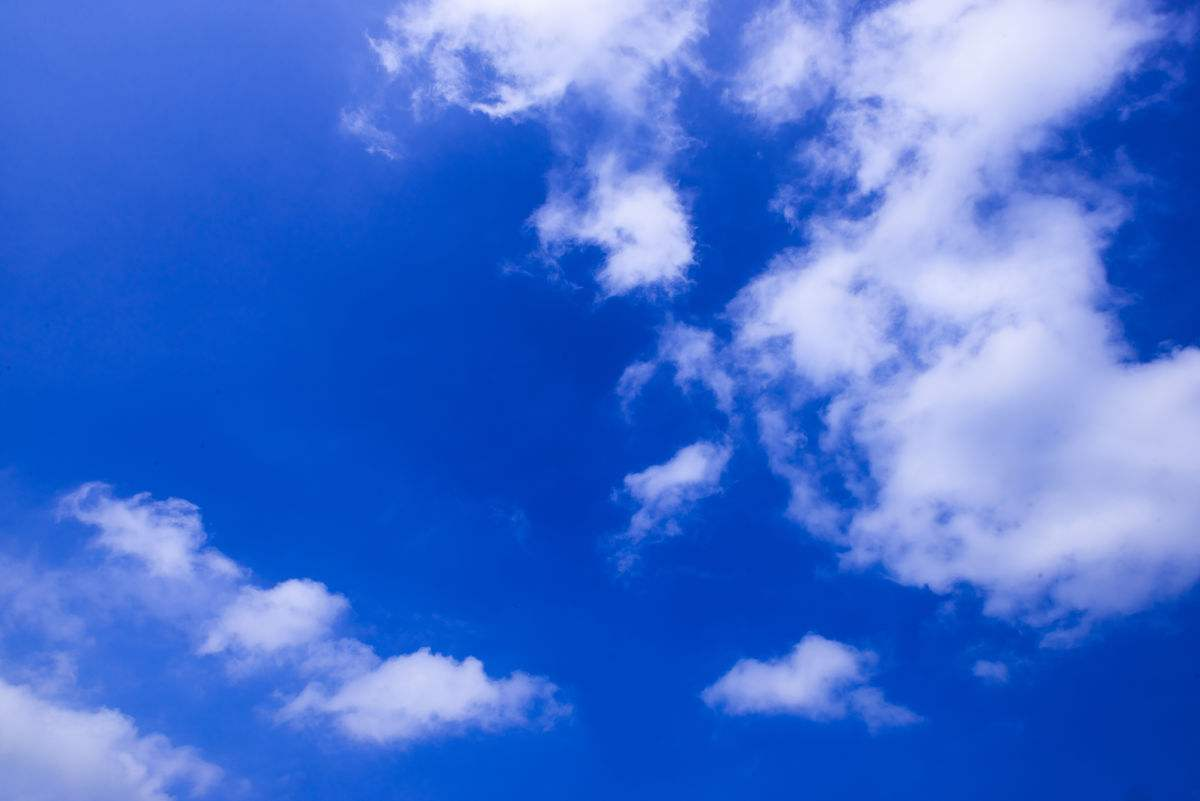
%> input picture src/img/sky.jpg, 1200 x 801 px
$ octave main_0.m   (GNU Octave 9; MATLAB toolbox functions it lacks are replaced by stand-ins)
%> lines starting %> are read from the running program, lines starting %| are printed output that depends on the picture
### src/EdgeAwareWeighting.m
function gamma = EdgeAwareWeighting(G)
% Eqn(5) in the paper
% G:    guidance image, must be a gray-scale image
% gamma:  weighting result

% L = 1; % dynamic range
L = max(max(G)) - min(min(G));
eps = (0.001*L)^2;
r = 1; % 눗왯곕쓺(x-r:x+r, y-r:y+r)

[hei, wid] = size(G);
N = boxfilter(ones(hei, wid), r);

mean_G = boxfilter(G, r) ./ N;
mean_GG = boxfilter(G.*G, r) ./ N;
var_G = mean_GG - mean_G .* mean_G;     % variance

% Eqn(5)
var_G1 = var_G + eps;
var_G1_sum = sum(sum(1./var_G1));
gamma0 = var_G1 * var_G1_sum /hei/wid;

gamma = imgaussfilt(gamma0, 2);

end

### src/boxfilter.m
function imDst = boxfilter(imSrc, r)

%   BOXFILTER   O(1) time box filtering using cumulative sum
%
%   - Definition imDst(x, y)=sum(sum(imSrc(x-r:x+r,y-r:y+r)));
%   - Running time independent of r;
%   - Equivalent to the function: colfilt(imSrc, [2*r+1, 2*r+1], 'sliding', @sum);
%   - But much faster.

[hei, wid] = size(imSrc);
imDst = zeros(size(imSrc));

%cumulative sum over Y axis
imCum = cumsum(imSrc, 1);
%difference over Y axis
imDst(1:r+1, :) = imCum(1+r:2*r+1, :);
imDst(r+2:hei-r, :) = imCum(2*r+2:hei, :) - imCum(1:hei-2*r-1, :);
imDst(hei-r+1:hei, :) = repmat(imCum(hei, :), [r, 1]) - imCum(hei-2*r:hei-r-1, :);

%cumulative sum over X axis
imCum = cumsum(imDst, 2);
%difference over Y axis
imDst(:, 1:r+1) = imCum(:, 1+r:2*r+1);
imDst(:, r+2:wid-r) = imCum(:, 2*r+2:wid) - imCum(:, 1:wid-2*r-1);
imDst(:, wid-r+1:wid) = repmat(imCum(:, wid), [1, r]) - imCum(:, wid-2*r:wid-r-1);
end

### src/WeightedGuidedImageFilter.m
function Z = WeightedGuidedImageFilter(X, G, r, lambda, gamma)
% X:        input image, must be a gray-scale image
% G:        guidance image, must be a gray-scale image
% r:        window radius
% lambda:   regularization parameter
% gamma:    selective
% Z:        filter output

if(exist('gamma_G', 'var') ~= 1)
    gamma = EdgeAwareWeighting(G);
end

[hei, wid] = size(X);
N = boxfilter(ones(hei, wid), r);

GX = G .* X;
mean_GX = boxfilter(GX, r) ./ N;
mean_X = boxfilter(X, r) ./ N;
mean_G = boxfilter(G, r) ./ N;

mean_GG = boxfilter(G.*G, r) ./ N;
var_G = mean_GG - mean_G .* mean_G;

a = (mean_GX - mean_G.*mean_X) ./ (var_G + lambda./gamma);
b = mean_X - a .* mean_G;

mean_a = boxfilter(a, r) ./ N;
mean_b = boxfilter(b, r) ./ N;

Z = mean_a .* G + mean_b;       % Eqn(9) in the paper

end

### src/guidedfilter.m
function q = guidedfilter(I, p, r, eps)
%   GUIDEDFILTER   O(1) time implementation of guided filter.
%
%   - guidance image: I (should be a gray-scale/single channel image)
%   - filtering input image: p (should be a gray-scale/single channel image)
%   - local window radius: r
%   - regularization parameter: eps

[hei, wid] = size(I);
N = boxfilter(ones(hei, wid), r); % the size of each local patch; N=(2r+1)^2 except for boundary pixels.

mean_I = boxfilter(I, r) ./ N;
mean_p = boxfilter(p, r) ./ N;
mean_Ip = boxfilter(I.*p, r) ./ N;
cov_Ip = mean_Ip - mean_I .* mean_p; % this is the covariance of (I, p) in each local patch.

mean_II = boxfilter(I.*I, r) ./ N;
var_I = mean_II - mean_I .* mean_I;

a = cov_Ip ./ (var_I + eps); % Eqn. (5) in the paper;
b = mean_p - a .* mean_I; % Eqn. (6) in the paper;

mean_a = boxfilter(a, r) ./ N;
mean_b = boxfilter(b, r) ./ N;

q = mean_a .* I + mean_b; % Eqn. (8) in the paper;
end

### src/main_0.m
%% GIF v.s. WGIF

% I = imread('.\img\tulips.bmp');
I = imread('.\img\sky.jpg');
%> I is the input picture: size 801x1200x3 uint8; mean R, G, B 66.1, 112.4, 210.7
% I = imread('.\img\forest.jpg');
% Ig = rgb2gray(I);
X = double(I)/255;

r = 15;
lambda = 1/64;

Z_WGIF = zeros(size(X));
Z_WGIF(:,:,1) = WeightedGuidedImageFilter(X(:,:,1), X(:,:,1), r, lambda);
%> in EdgeAwareWeighting, `L = max(max(G)) - min(min(G));`: L = 0.933
%> in EdgeAwareWeighting, `eps = (0.001*L)^2;`: eps = 8.71e-07
%> in boxfilter, `imDst(hei-r+1:hei, :) = repmat(imCum(hei, :), [r, 1]) - imCum(hei-2*r:..`:
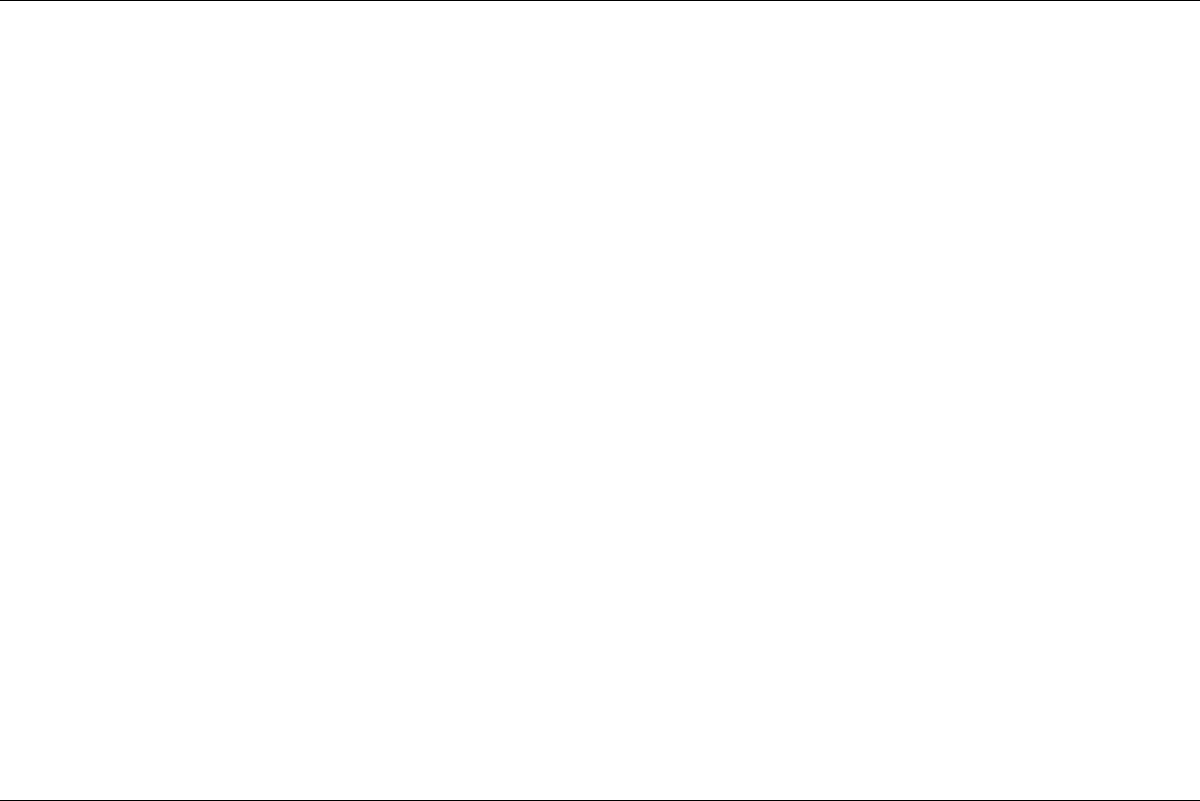
%> imDst: size 801x1200 double; values 2 (black) and 3 (white), 99.8% white; black in thin lines or dots
%> in EdgeAwareWeighting, `mean_GG = boxfilter(G.*G, r) ./ N;`:
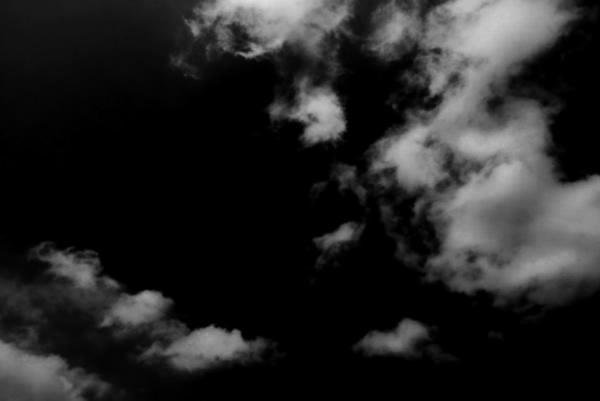
%> mean_GG: size 801x1200 double (shown at 1/2 size); min 0, max 0.871, mean 0.144
%> in EdgeAwareWeighting, `var_G1_sum = sum(sum(1./var_G1));`: var_G1_sum = 3.33e+11
%> call 6 of boxfilter, with r = 15
%> in boxfilter (call 6), `imDst(hei-r+1:hei, :) = repmat(imCum(hei, :), [r, 1]) - imCum(hei-2*r:..`:
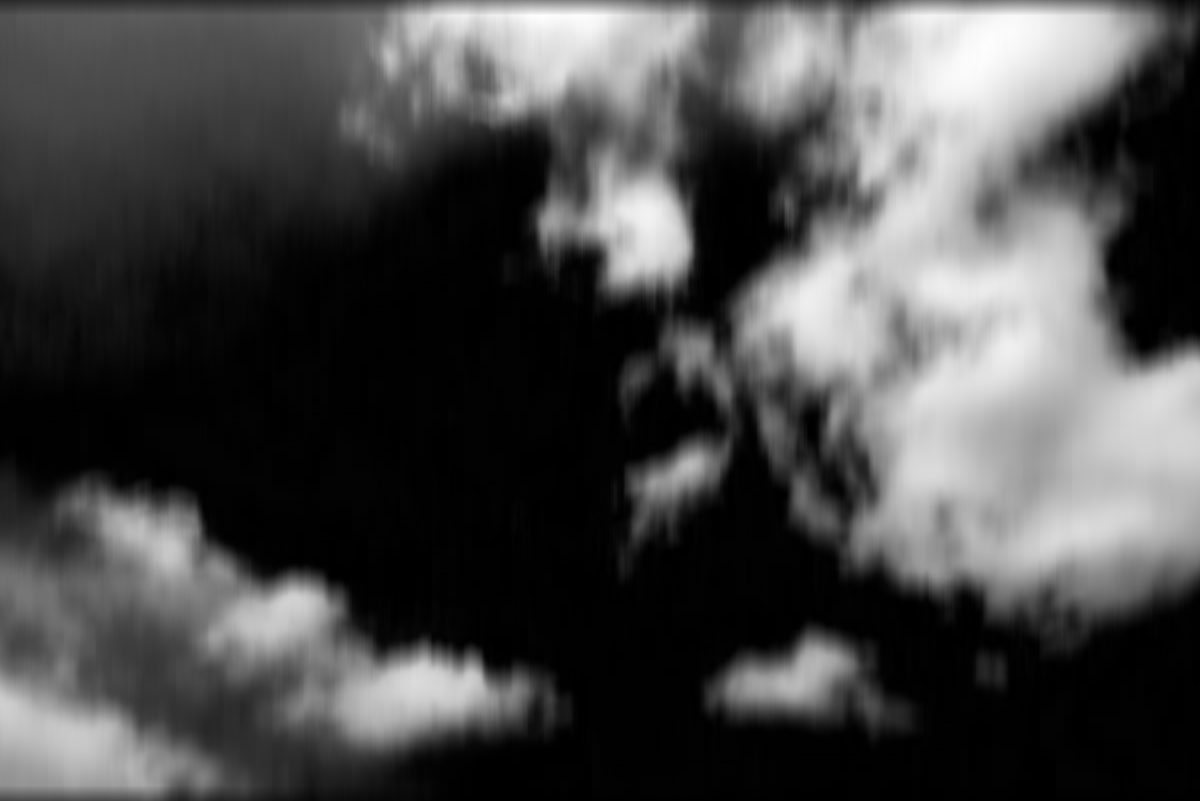
%> imDst: size 801x1200 double; min 0, max 27.57, mean 7.9; mean of the top-left, top-right, bottom-left and bottom-right quarters 5.3, 14.1, 5.8, 6.5; drawn with min black and max white
Z_WGIF(:,:,2) = WeightedGuidedImageFilter(X(:,:,2), X(:,:,2), r, lambda);
Z_WGIF(:,:,3) = WeightedGuidedImageFilter(X(:,:,3), X(:,:,3), r, lambda);

Z_GIF = zeros(size(X));
Z_GIF(:,:,1) = guidedfilter(X(:,:,1), X(:,:,1), r, lambda);
Z_GIF(:,:,2) = guidedfilter(X(:,:,2), X(:,:,2), r, lambda);
Z_GIF(:,:,3) = guidedfilter(X(:,:,3), X(:,:,3), r, lambda);

%%
figure('Name', 'GIF v.s. WGIF');
imshow([X, Z_GIF, Z_WGIF]);

zg_GIF = rgb2gray(Z_GIF);
zg_WGIF = rgb2gray(Z_WGIF);
zg_X = rgb2gray(X);
figure('Name', 'GIF v.s. WGIF gray scale');
imagesc([zg_X, zg_GIF, zg_WGIF]);

l_G = zg_GIF(510,:);
%> l_G = 1200 values, max 0.769 at index 1113, min 0.216 at index 566, mean 0.428
l_W = zg_WGIF(510,:);
%> l_W = 1200 values, max 0.772 at index 1113, min 0.216 at index 566, mean 0.428
l_X = zg_X(510,:);
%> l_X = 1200 values, max 0.789 at index 1129, min 0.214 at index 537, mean 0.428
figure('Name', 'plot');
plot(l_X, 'Color', [1,0,0]); hold on;
plot(l_G, 'Color', [0,1,0]); hold on;
plot(l_W, 'Color', [0,0,1]); hold on;
legend('input', 'GIF', 'WGIF');

$ run again, with src/img/tulips.bmp saved as src/img/sky.jpg
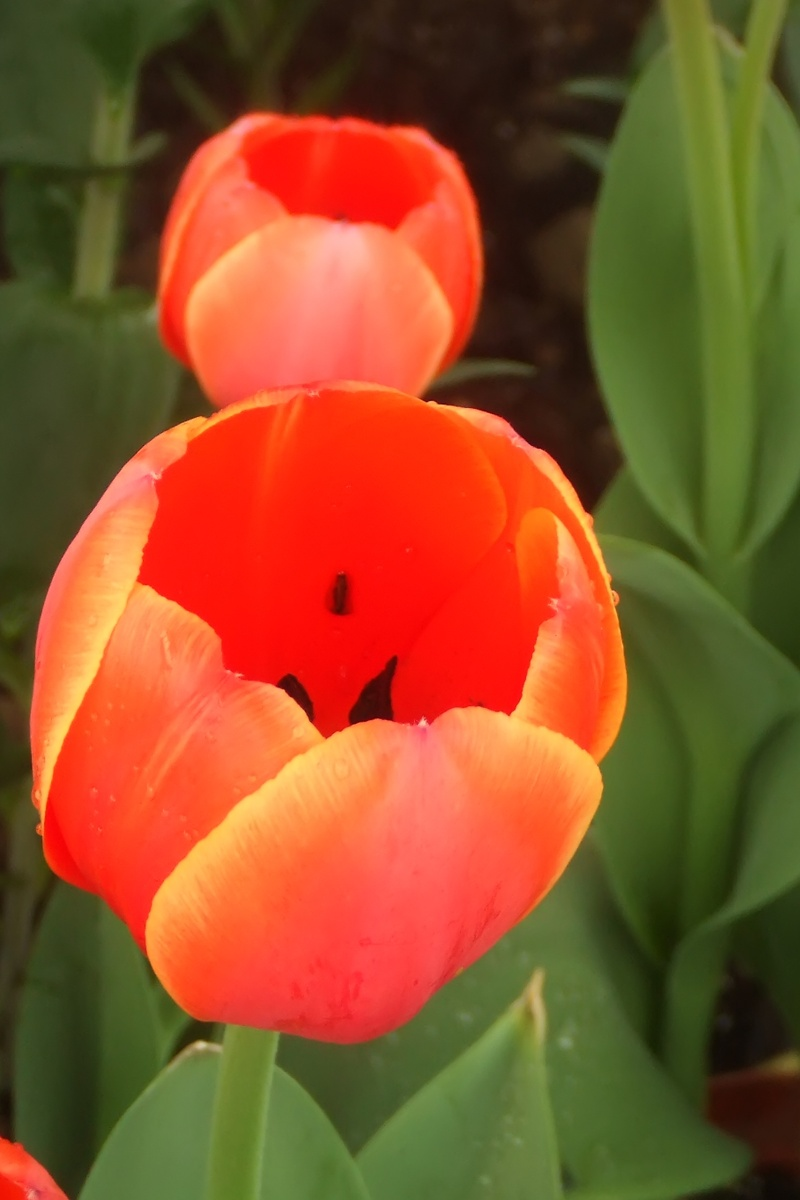
%> input picture src/img/tulips.bmp, 800 x 1200 px
%> I is the input picture: size 1200x800x3 uint8; mean R, G, B 142.9, 81.6, 40.6
%> L = 0.949
%> eps = 9.01e-07
%> in boxfilter (call 3), `imCum = cumsum(imDst, 2);`:
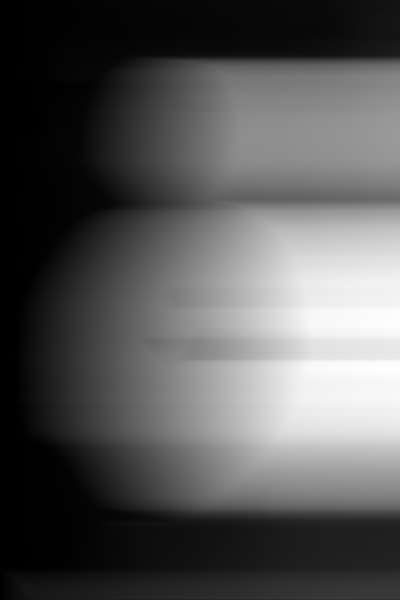
%> imCum: size 1200x800 double (shown at 1/2 size); min 0.0336, max 1789.2, mean 608.8; drawn with min black and max white
%> var_G1_sum = 2.1e+11
%> in boxfilter (call 6), `imDst(hei-r+1:hei, :) = repmat(imCum(hei, :), [r, 1]) - imCum(hei-2*r:..`:
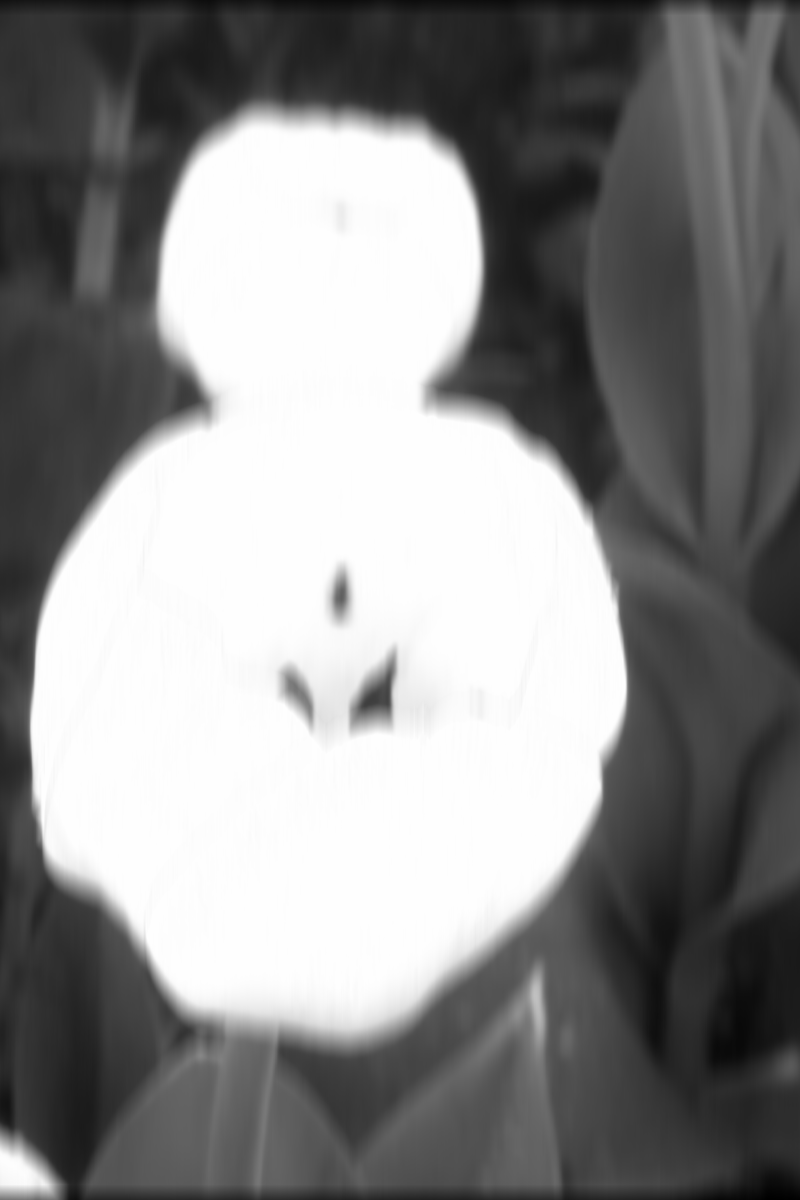
%> imDst: size 1200x800 double; min 1, max 31, mean 17.3; drawn with min black and max white
%> l_G = 800 values, max 0.726 at index 576, min 0.215 at index 590, mean 0.392
%> l_W = 800 values, max 0.791 at index 576, min 0.148 at index 590, mean 0.391
%> l_X = 800 values, max 0.795 at index 576, min 0.141 at index 590, mean 0.391
